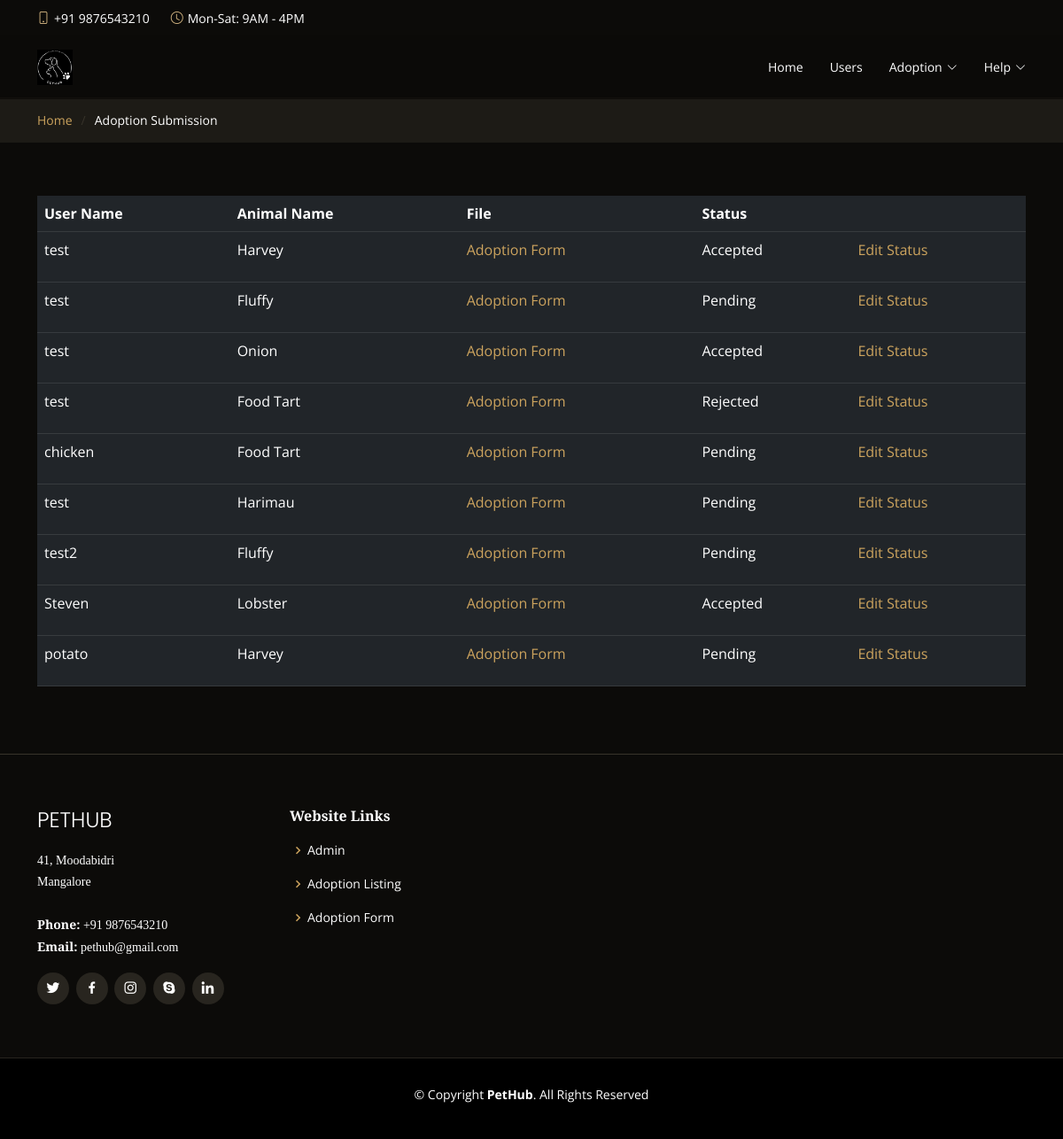
Page /admin/adoptionSubmission.php (signed in) on the earlier database version.
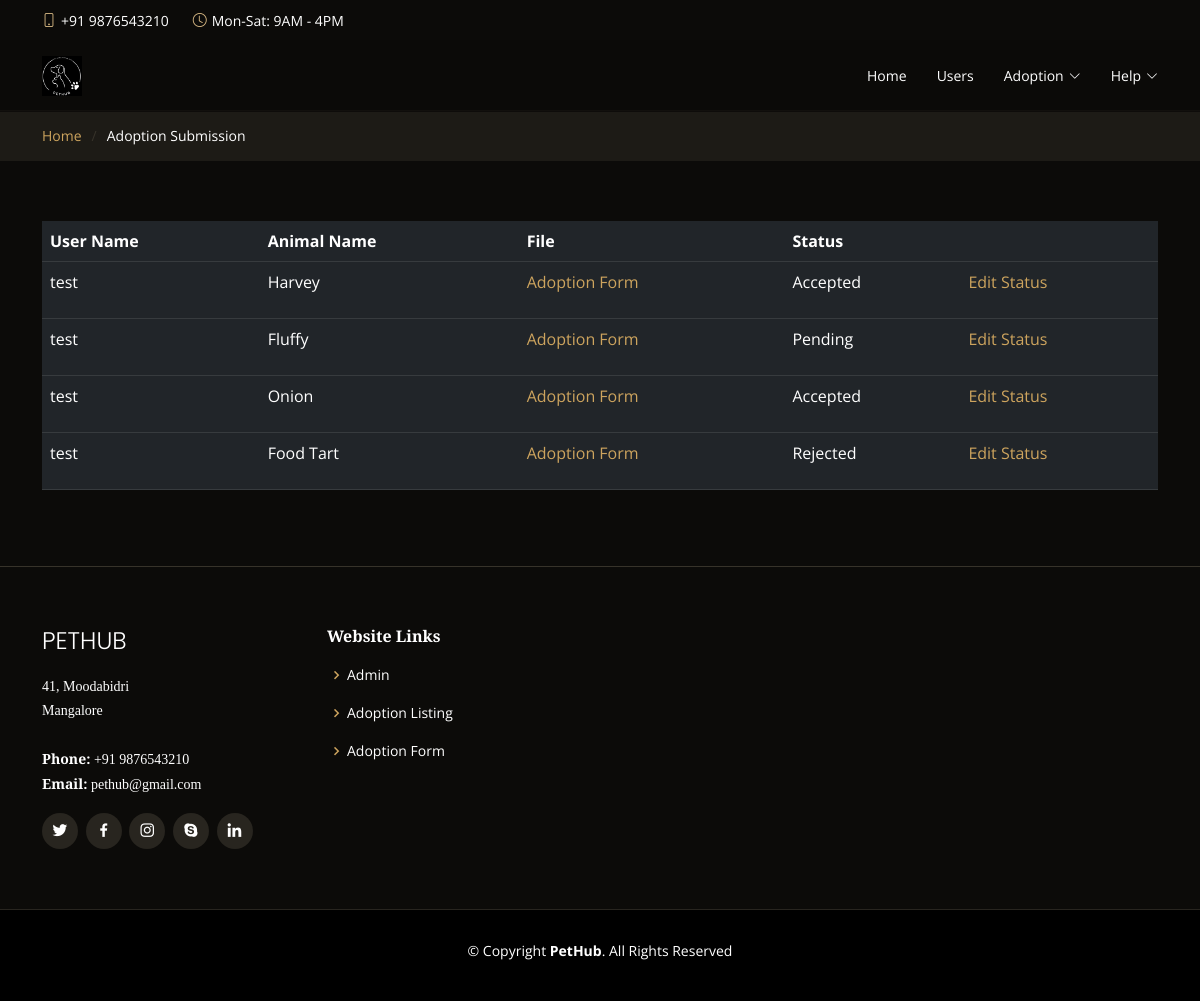
Same page on the later database version.
### tables this page shows
CREATE TABLE `adoptionform` (
  `formID` int(10) NOT NULL,
  `username` varchar(100) NOT NULL,
  `animalName` varchar(100) NOT NULL,
  `formStatus` varchar(100) NOT NULL,
  `animalID` int(10) NOT NULL,
  `userID` int(10) NOT NULL
);

### admin/adoptionSubmission.php (the view, shortened to what this page needs)
<!DOCTYPE html>
<html lang="en">
<head>
  <link href="../assets/vendor/animate.css/animate.min.css" rel="stylesheet">
  <link href="../assets/vendor/aos/aos.css" rel="stylesheet">
  <link href="../assets/vendor/bootstrap/css/bootstrap.min.css" rel="stylesheet">
  <link href="../assets/vendor/bootstrap-icons/bootstrap-icons.css" rel="stylesheet">
  <link href="../assets/vendor/boxicons/css/boxicons.min.css" rel="stylesheet">
  <link href="../assets/vendor/glightbox/css/glightbox.min.css" rel="stylesheet">
  <link href="../assets/vendor/swiper/swiper-bundle.min.css" rel="stylesheet">
  <link href="../assets/css/style.css" rel="stylesheet">
</head>
<body>
  <div id="topbar" class="d-flex align-items-center fixed-top">
    <div class="container d-flex justify-content-center justify-content-md-between">
      <div class="contact-info d-flex align-items-center">
        <i class="bi bi-phone d-flex align-items-center"><span>+91 9876543210</span></i>
        <i class="bi bi-clock d-flex align-items-center ms-4"><span> Mon-Sat: 9AM - 4PM</span></i>
      </div>
    </div>
  </div>
  <header id="header" class="fixed-top d-flex align-items-center">
    <div class="container-fluid container-xl d-flex align-items-center justify-content-lg-between">
      <a href="main.php" class="logo me-auto me-lg-0"><img src="../assets/img/logo.png" alt="" class="img-fluid"></a>
      <nav id="navbar" class="navbar order-last order-lg-0">
        <ul>
          <li><a class="nav-link scrollto" href="main.php">Home</a></li>
          <li><a class="nav-link scrollto" href="users.php">Users</a></li>
          <li class="dropdown"><a href="#"><span>Adoption</span> <i class="bi bi-chevron-down"></i></a>
              <li class='dropdown'><a href='#'><span><?php echo $_SESSION['user']['username']; ?></span><i class='bi bi-chevron-down'></i></a>
          </li>
        </ul>
      </nav>
    </div>
  </header>
  <main id="main">
    <section class="breadcrumbs">
      <div class="container">
        <div class="d-flex justify-content-between align-items-center">
          <ol>
            <li><a href="main.php">Home</a></li>
            <li>Adoption Submission</li>
          </ol>
        </div>
      </div>
    </section>
  </main>
    <section id="contact" class="contact">
    <div class="container" data-aos="fade-up">
      <table class="table table-dark">
        <tr>
          <th class="col">User Name</th>
          <th class="col">Animal Name</th>
          <th class="col">File</th>
          <th class="col">Status</th>
          <th class="col"></th>
        </tr>
      <?php
        $conn = mysqli_connect("localhost", "root", "", "hpusers");
        $sql = "SELECT formID, username, animalName, formStatus FROM adoptionform";
        $result = $conn->query($sql);
        if ($result->num_rows > 0) {
          while($row = $result->fetch_assoc()) {
            echo "<tr><td>" . $row["username"] . "</td><td>" . $row["animalName"] .
            "</td><td> <a href='../assets/form/" . $row["username"] . $row["animalName"] . ".docx' download>
            <p>Adoption Form</p></a> </td>
            <td>" . $row["formStatus"] . "</td>
          <td>
            <a href='editStatus.php?id=" . $row["formID"] . "
            '>Edit Status</a></h3></td></tr>";
          }
          echo "</table>";
        }
        else {
          echo "No Forms Submitted";
        }
      ?>
    </div>
</section>
  <footer id="footer">
    <div class="footer-top">
      <div class="container">
        <div class="row">
          <div class="col-lg-3 col-md-6">
            <div class="footer-info">
              <h3>PetHub</h3>
              <p>
                41, Moodabidri<br>
                Mangalore<br><br>
                <strong>Phone:</strong> +91 9876543210<br>
                <strong>Email:</strong> pethub@gmail.com<br>
              </p>
              <div class="social-links mt-3">
                <a href="#" class="twitter"><i class="bx bxl-twitter"></i></a>
                <a href="#" class="facebook"><i class="bx bxl-facebook"></i></a>
                <a href="#" class="instagram"><i class="bx bxl-instagram"></i></a>
                <a href="#" class="google-plus"><i class="bx bxl-skype"></i></a>
                <a href="#" class="linkedin"><i class="bx bxl-linkedin"></i></a>
              </div>
            </div>
          </div>
          <div class="col-lg-2 col-md-6 footer-links">
            <h4>Website Links</h4>
            <ul>
              <li><i class="bx bx-chevron-right"></i> <a href="main.php">Admin</a></li>
              <li><i class="bx bx-chevron-right"></i> <a href="adoptionListing.php">Adoption Listing</a></li>
              <li><i class="bx bx-chevron-right"></i> <a href="adoptionListing.php">Adoption Form</a></li>
            </ul>
          </div>
        </div>
      </div>
    </div>
    <div class="container">
      <div class="copyright">
        &copy; Copyright <strong><span>PetHub</span></strong>. All Rights Reserved
      </div>
      <div class="credits">
      </div>
    </div>
  </footer>
</body>
</html>

### assets/css/style.css (style rules this page uses)
body { font-family: "Open Sans", sans-serif; background: #0c0b09; color: #fff; }
a { color: #cda45e; text-decoration: none; }
h1, h2, h3, h4, h5, h6 { font-family: "Playfair Display", serif; }
#topbar { height: 40px; font-size: 14px; transition: all 0.5s; z-index: 996; }
#topbar .contact-info i { font-style: normal; color: #d9ba85; }
#topbar .contact-info i span { padding-left: 5px; color: #fff; }
#header { background: rgba(12, 11, 9, 0.6); border-bottom: 1px solid rgba(12, 11, 9, 0.6); transition: all 0.5s; z-index: 997; padding: 15px 0; top: 40px; }
#header .logo { font-size: 28px; margin: 0; padding: 0; line-height: 1; font-weight: 300; letter-spacing: 1px; text-transform: uppercase; font-family: "Poppins", sans-serif; }
#header .logo img { max-height: 40px; }
.navbar { padding: 0; }
.navbar ul { margin: 0; padding: 0; display: flex; list-style: none; align-items: center; }
.navbar li { position: relative; }
.navbar a { display: flex; align-items: center; justify-content: space-between; padding: 10px 0 10px 30px; color: #fff; white-space: nowrap; transition: 0.3s; font-size: 14px; }
.navbar a i { font-size: 12px; line-height: 0; margin-left: 5px; }
section { padding: 60px 0; overflow: hidden; }
.breadcrumbs { padding: 15px 0; background: #1d1b16; margin-top: 110px; }
.breadcrumbs ol { display: flex; flex-wrap: wrap; list-style: none; padding: 0; margin: 0; font-size: 14px; }
.breadcrumbs ol li + li { padding-left: 10px; }
.breadcrumbs ol li + li::before { display: inline-block; padding-right: 10px; color: #37332a; content: "/"; }
#footer { background: black; padding: 0 0 30px 0; color: #fff; font-size: 14px; }
#footer .footer-top { background: #0c0b09; border-top: 1px solid #37332a; border-bottom: 1px solid #28251f; padding: 60px 0 30px 0; }
#footer .footer-top .footer-info { margin-bottom: 30px; }
#footer .footer-top .footer-info h3 { font-size: 24px; margin: 0 0 20px 0; padding: 2px 0 2px 0; line-height: 1; font-weight: 300; text-transform: uppercase; font-family: "Poppins", sans-serif; }
#footer .footer-top .footer-info p { font-size: 14px; line-height: 24px; margin-bottom: 0; font-family: "Playfair Display", serif; color: #fff; }
#footer .footer-top .social-links a { font-size: 18px; display: inline-block; background: #28251f; color: #fff; line-height: 1; padding: 8px 0; margin-right: 4px; border-radius: 50%; text-align: center; width: 36px; height: 36px; transition: 0.3s; }
#footer .footer-top h4 { font-size: 16px; font-weight: 600; color: #fff; position: relative; padding-bottom: 12px; }
#footer .footer-top .footer-links { margin-bottom: 30px; }
#footer .footer-top .footer-links ul { list-style: none; padding: 0; margin: 0; }
#footer .footer-top .footer-links ul i { padding-right: 2px; color: #cda45e; font-size: 18px; line-height: 1; }
#footer .footer-top .footer-links ul li { padding: 10px 0; display: flex; align-items: center; }
#footer .footer-top .footer-links ul li:first-child { padding-top: 0; }
#footer .footer-top .footer-links ul a { color: #fff; transition: 0.3s; display: inline-block; line-height: 1; }
#footer .copyright { text-align: center; padding-top: 30px; }
#footer .credits { padding-top: 10px; text-align: center; font-size: 13px; color: #fff; }

Differences in the rows shown:
removed adoptionform: username "chicken", animalName "Food Tart", formStatus "Pending"
removed adoptionform: username "test", animalName "Harimau", formStatus "Pending"
removed adoptionform: username "test2", animalName "Fluffy", formStatus "Pending"
removed adoptionform: username "Steven", animalName "Lobster", formStatus "Accepted"
removed adoptionform: username "potato", animalName "Harvey", formStatus "Pending"
